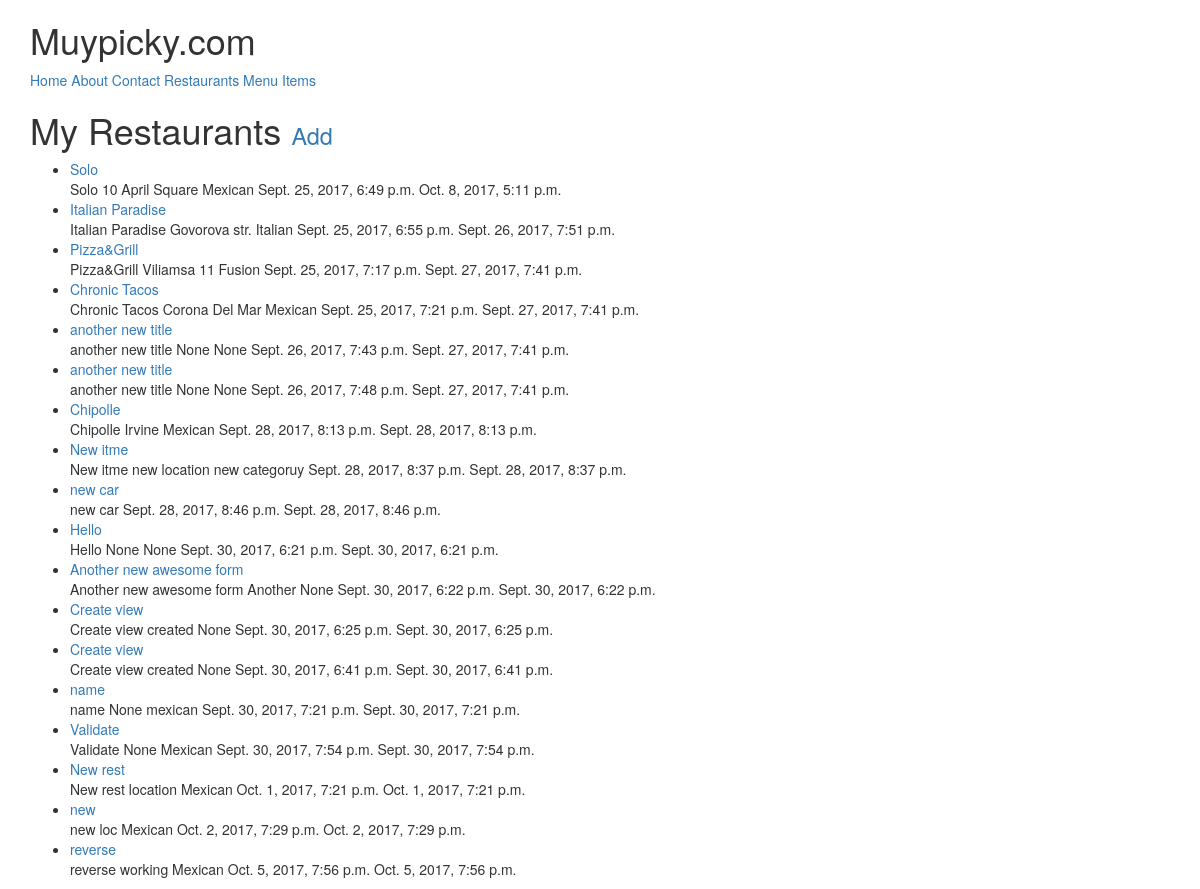
/restaurants/ (signed in), run on an earlier commit of the app's database.
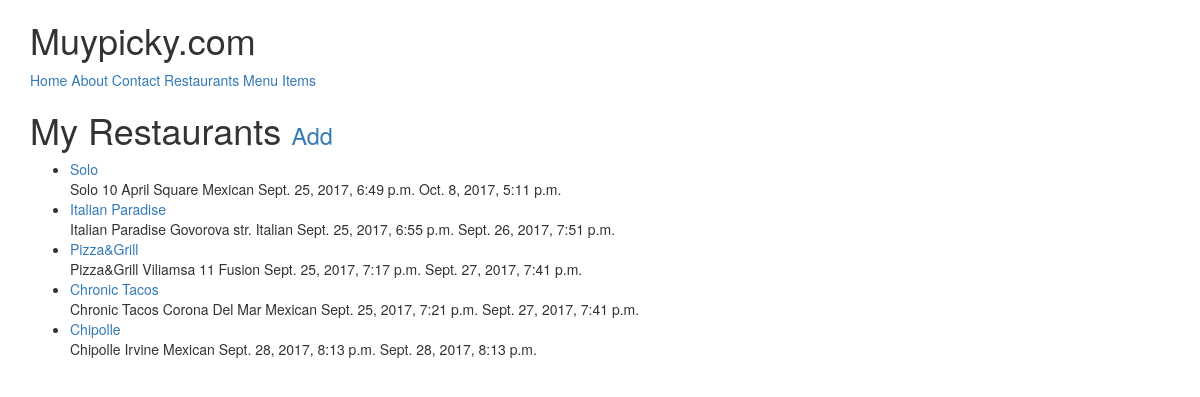
And on a later commit of the database.
### restaurants/models.py (models this page shows, shortened)
class Restaurant(models.Model):
    owner           = models.ForeignKey(User) # class_instance.model_set.all()
    name            = models.CharField(max_length=120)
    location        = models.CharField(max_length=120, null=True, blank=True)
    category        = models.CharField(max_length=120, null=True, blank=True, validators=[validate_category])
    timestamp       = models.DateTimeField(auto_now_add=True)
    updated         = models.DateTimeField(auto_now=True)
    slug            = models.SlugField(null=True, blank=True)
    objects = RestaurantManager()
    def __str__(self):
        return self.name
    def get_absolute_urls(self):
        return reverse('restaurants:detail', kwargs={'slug': self.slug})

### restaurants/views.py (the view)
class RestaurantListView(LoginRequiredMixin, ListView):
    def get_queryset(self):
        return Restaurant.objects.filter(owner=self.request.user)

### restaurants/models.py (called while the page is built)
    def get_queryset(self):
        return RestaurantQuerySet(self.model, using=self._db)

### restaurants/templates/restaurants/restaurant_list.html (shortened to what this page needs)
{% extends "base.html" %}
{% block content %}
<h1>My Restaurants <small> <a href='{% url "restaurants:create" %}'> Add</a></small></h1>
<ul>
    {% for obj in object_list %}
    <li><a href='{{ obj.get_absolute_urls }}'>{{ obj }} </a><br/>
        {{ obj.name }} {{obj.location}} {{obj.category}} {{obj.timestamp}} {{obj.updated}}
    </li>
{% empty %}
    <li><a href='{% url "restaurants:create" %}'> Add One</a></li>
    {% endfor %}
</ul>
{% endblock %}

What changed in the data, as far as the page shows it:
removed Restaurant: name "another new title", location "None", category "None", timestamp "Sept. 26, 2017, 7:43 p.m.", updated "Sept. 27, 2017, 7:41 p.m."
removed Restaurant: name "another new title", location "None", category "None", timestamp "Sept. 26, 2017, 7:48 p.m.", updated "Sept. 27, 2017, 7:41 p.m."
removed Restaurant: name "New itme", location "new location", category "new categoruy", timestamp "Sept. 28, 2017, 8:37 p.m.", updated "Sept. 28, 2017, 8:37 p.m."
removed Restaurant: name "new car", timestamp "Sept. 28, 2017, 8:46 p.m.", updated "Sept. 28, 2017, 8:46 p.m."
removed Restaurant: name "Hello", location "None", category "None", timestamp "Sept. 30, 2017, 6:21 p.m.", updated "Sept. 30, 2017, 6:21 p.m."
removed Restaurant: name "Another new awesome form", location "Another", category "None", timestamp "Sept. 30, 2017, 6:22 p.m.", updated "Sept. 30, 2017, 6:22 p.m."
removed Restaurant: name "Create view", location "created", category "None", timestamp "Sept. 30, 2017, 6:25 p.m.", updated "Sept. 30, 2017, 6:25 p.m."
removed Restaurant: name "Create view", location "created", category "None", timestamp "Sept. 30, 2017, 6:41 p.m.", updated "Sept. 30, 2017, 6:41 p.m."
removed Restaurant: name "name", location "None", category "mexican", timestamp "Sept. 30, 2017, 7:21 p.m.", updated "Sept. 30, 2017, 7:21 p.m."
removed Restaurant: name "Validate", location "None", category "Mexican", timestamp "Sept. 30, 2017, 7:54 p.m.", updated "Sept. 30, 2017, 7:54 p.m."
removed Restaurant: name "New rest", location "location", category "Mexican", timestamp "Oct. 1, 2017, 7:21 p.m.", updated "Oct. 1, 2017, 7:21 p.m."
removed Restaurant: name "new", location "loc", category "Mexican", timestamp "Oct. 2, 2017, 7:29 p.m.", updated "Oct. 2, 2017, 7:29 p.m."
removed Restaurant: name "reverse", location "working", category "Mexican", timestamp "Oct. 5, 2017, 7:56 p.m.", updated "Oct. 5, 2017, 7:56 p.m."
